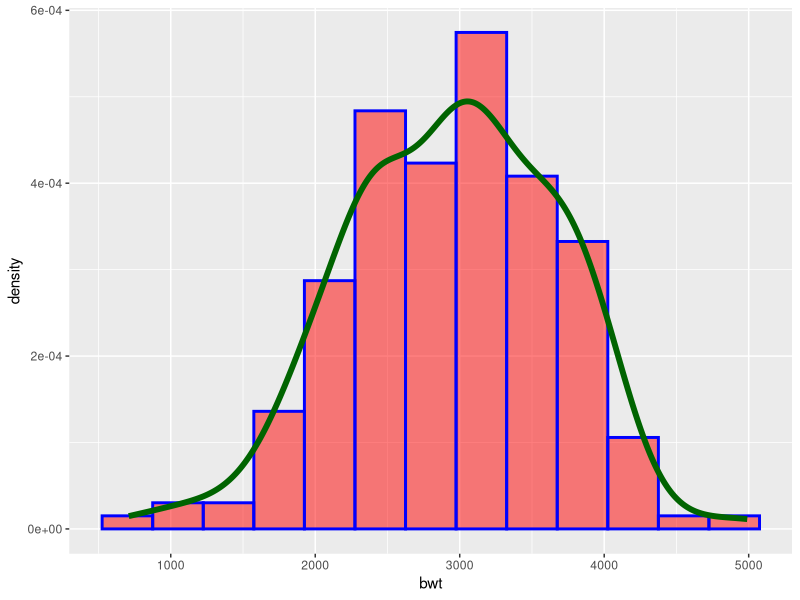
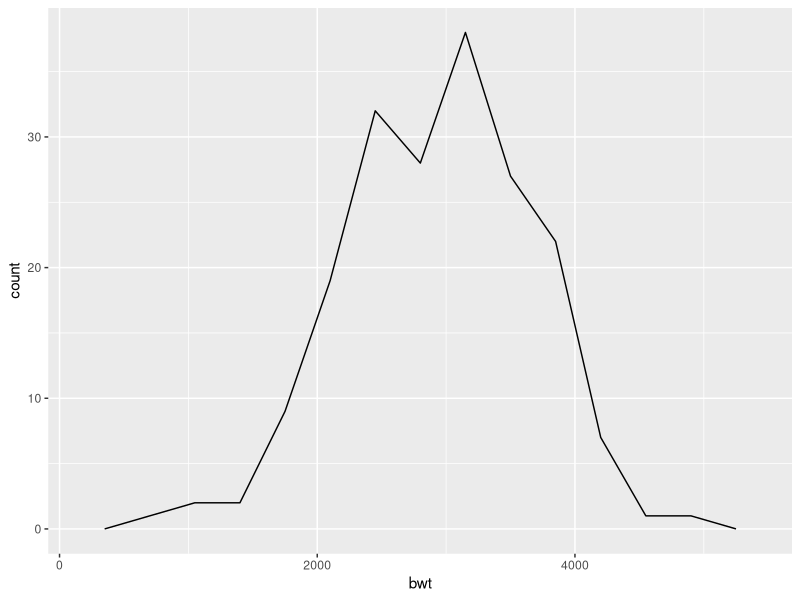
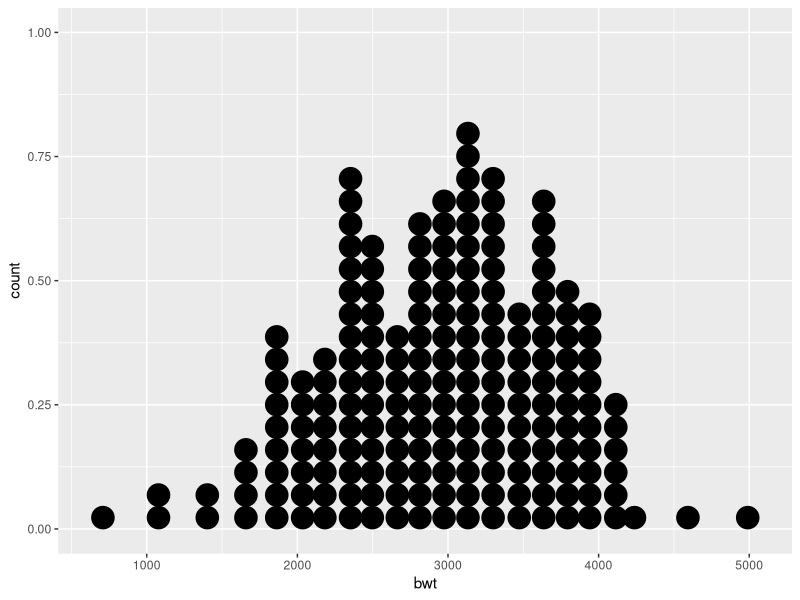
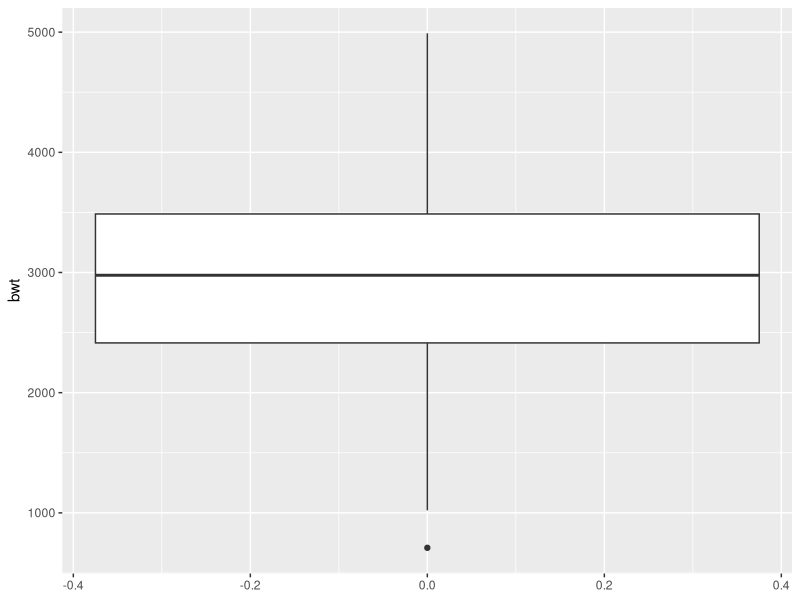
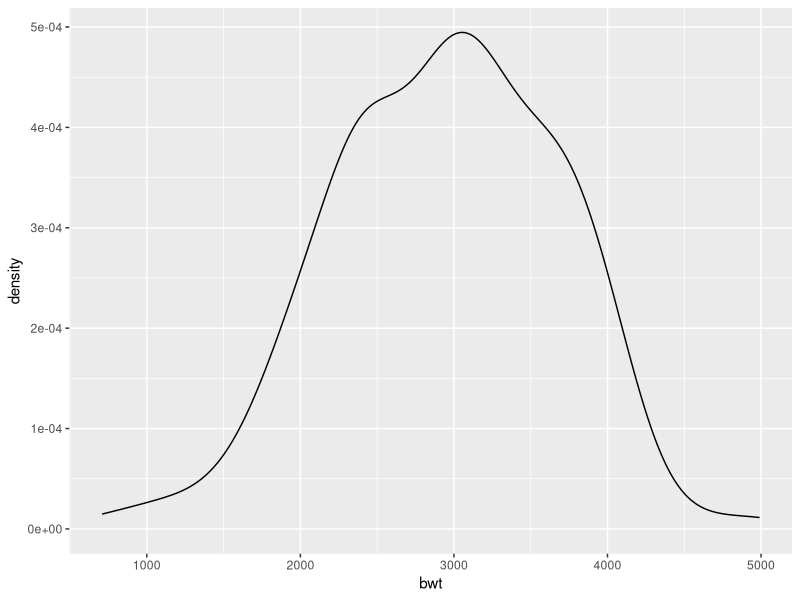
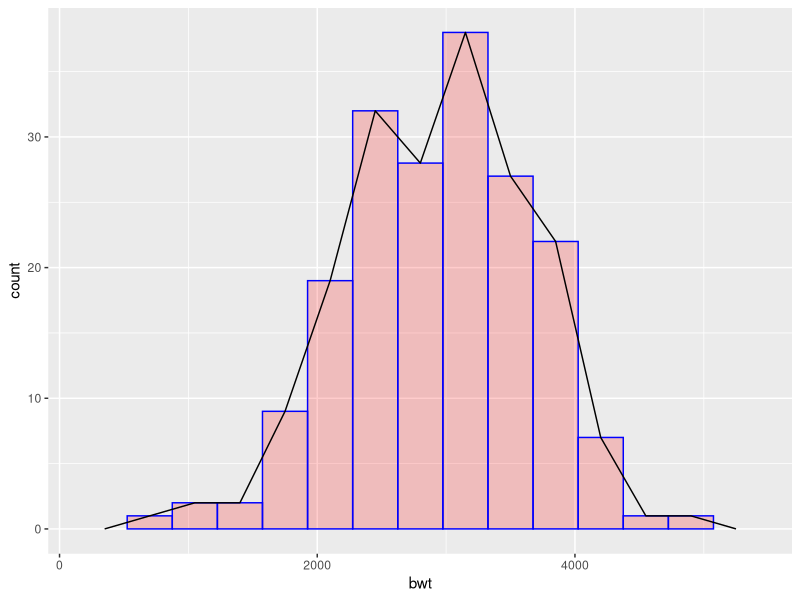
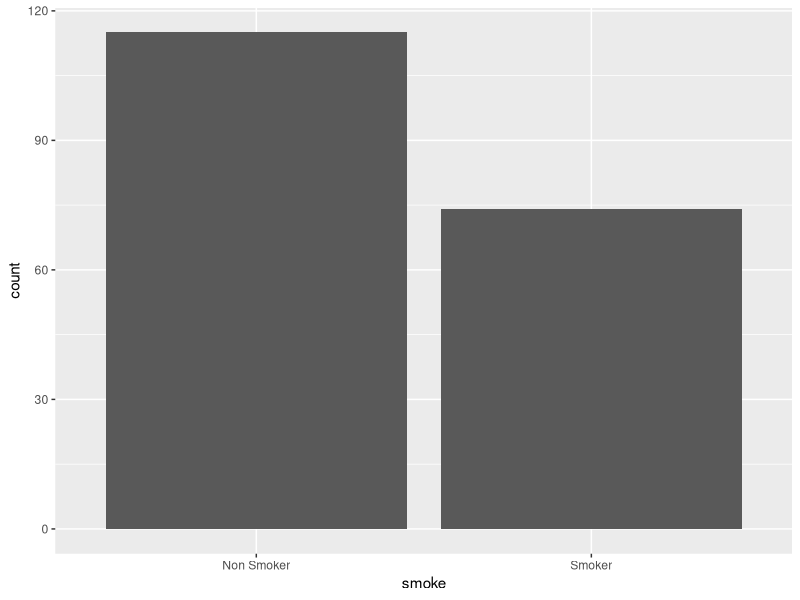
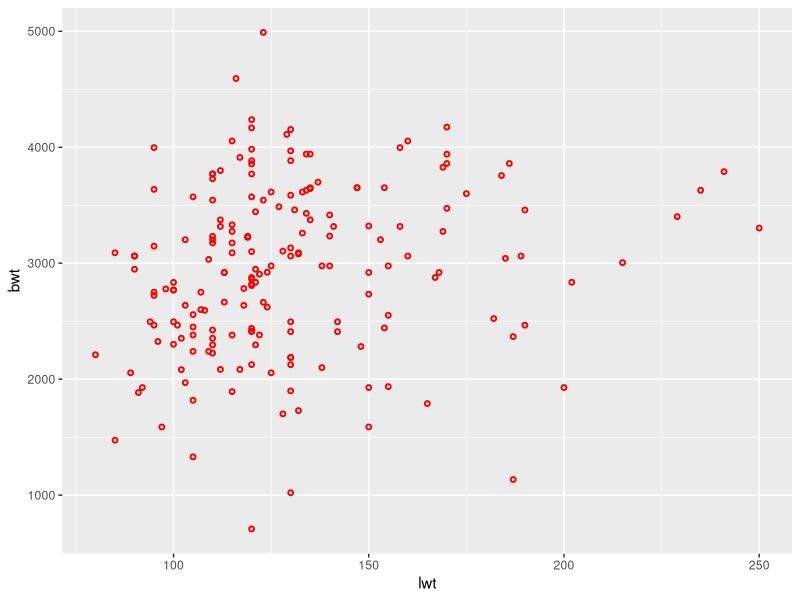

Write R code to recreate these figures, in order. (Note: this script raises an error after producing the figures.)
## ---- chunk 1
# install.packages("tidyverse")  includes ggplot
# install.packages("MASS") includes multiple data sets for learning purposes
options(tidyverse.quiet = TRUE)
library(tidyverse)
df <- MASS::birthwt
## ---- chunk 2
df <- df |> 
  mutate(smoke = factor(smoke,
                        levels = c(0,1),
                        labels = c("Non Smoker",
                                   "Smoker"))) |> 
  mutate(race = factor(race,
                       levels = c(1,2,3),
                       labels = c("White",
                                  "Black",
                                  "Other"))) |> 
  mutate(low = factor(low,
                      levels =  c(0,1),
                      labels = c("Normal", 
                                 "Low Birth Weight")))
  
## ---- chunk 3
ggplot(data = df, aes(x = bwt)) + # Template
  geom_histogram( # geom
    mapping = aes(y = after_stat(density)), # mapping
    binwidth = 350, # mandatory settings
    color = "blue", # optional settings
    fill = "red",
    linetype = 1,
    alpha = 0.5,
    size = 1) +
  geom_density(color = 'darkgreen', linetype = 1, linewidth = 2)
## ---- chunk 4
ggplot(data = df) +
  geom_freqpoly(mapping = aes(x = bwt),
                binwidth = 350) # Alternative use of bins
## ---- chunk 5
ggplot(data = df) +
  geom_dotplot(mapping = aes(x = bwt),
               binwidth = 150) 
## ---- chunk 6
ggplot(data = df) +
  geom_boxplot(mapping = aes(y = bwt),
               coef = 1.5) 

## ---- chunk 7
ggplot(data = df) + 
  geom_density(mapping = aes(x = bwt))
## ---- chunk 8
##Create a histogram and save it as an object
histogram <- ggplot(data = df) + 
  geom_histogram( 
    mapping = aes(x = bwt), 
    binwidth = 350, 
    color = "blue",
    fill = "red",
    alpha = 0.2) 
##Add a frequency polygon
histogram +  
  geom_freqpoly(mapping = aes(x = bwt),
                binwidth = 350)
## ---- chunk 9
ggplot(data = df) +
  geom_bar(mapping = aes(x = smoke)) 
## ---- chunk 10
ggplot(data = df) + 
  geom_point(aes(x = lwt, y = bwt), 
             color = "red",
             size = 1,
             shape = 1,
             stroke = 1) 

## ---- chunk 11
ggplot(data = df) +
  geom_point(aes(x = lwt, y = bwt), 
             color = "red",
             size = 1,
             shape = 1,
             stroke = 1) +
  geom_smooth(aes(x = lwt, y = bwt),
              method = lm,
              se = T)

## ---- chunk 12
ggplot(data = df) + 
  geom_bar(aes(x = smoke, y = bwt),
           stat = "identity")
## ---- chunk 13
ggplot(data = df) + 
  geom_col(aes(x = smoke, y = bwt))
## ---- chunk 14
ggplot(data = df) + 
  geom_boxplot(aes(x = smoke, y = bwt),
               coef = 1.5)
## ---- chunk 15
ggplot(data = df) + 
  geom_bar(aes(x = smoke, fill = race),
           position = "dodge")
## ---- chunk 16
ggplot(data = df) + 
  geom_point(aes(x = lwt, y = bwt, color = smoke))
## ---- chunk 17
ggplot(data = df) + 
  geom_point(aes(x = lwt, y = bwt, 
                 color = smoke, 
                 shape = factor(race)),
             size = 3)
## ---- chunk 18
ggplot(data = df) + 
  geom_point(aes(x = lwt, y = bwt, color = smoke))+
  facet_grid(.~race)

## ---- chunk 19
ggplot(data = df) + # Template
  geom_freqpoly( # geom
    mapping = aes(x = bwt, color = smoke), # mapping
    binwidth = 400,
    size = 1.5)  + 
  labs(title = "Birth weight and maternal smoking", # Title
       subtitle = "Density plots", # Subtitle
       caption = "Source: Low Birth Weight data (MASS)", # Caption
       x = "Birth Weights (grams)", # x axis label
       y = "Frequency",# y axis label
       color = "Maternal Smoking history")  + # Legend title
  geom_text(x = 2400, # Additional text in the plot
            y = 10, 
            label = " Ideal Birth weight", 
            color = "#990000", # RGB color coding palette
            angle = 90,
            alpha = .5,)+
  geom_vline(xintercept= 2500, colour="#009900") + # Line insert 
  theme(legend.position = "left") + # Legend settings
  theme_minimal() # Choosing background theme
## ---- chunk 20
knitr::include_graphics(here::here('images',"map1.JPG") )
